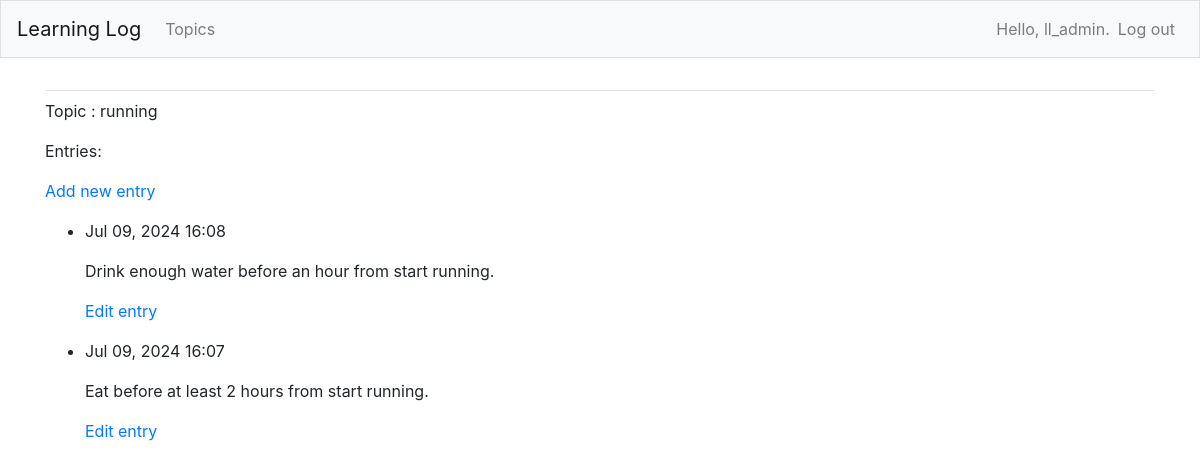
/topics/4/ (signed in), run on an earlier commit of the app's database.
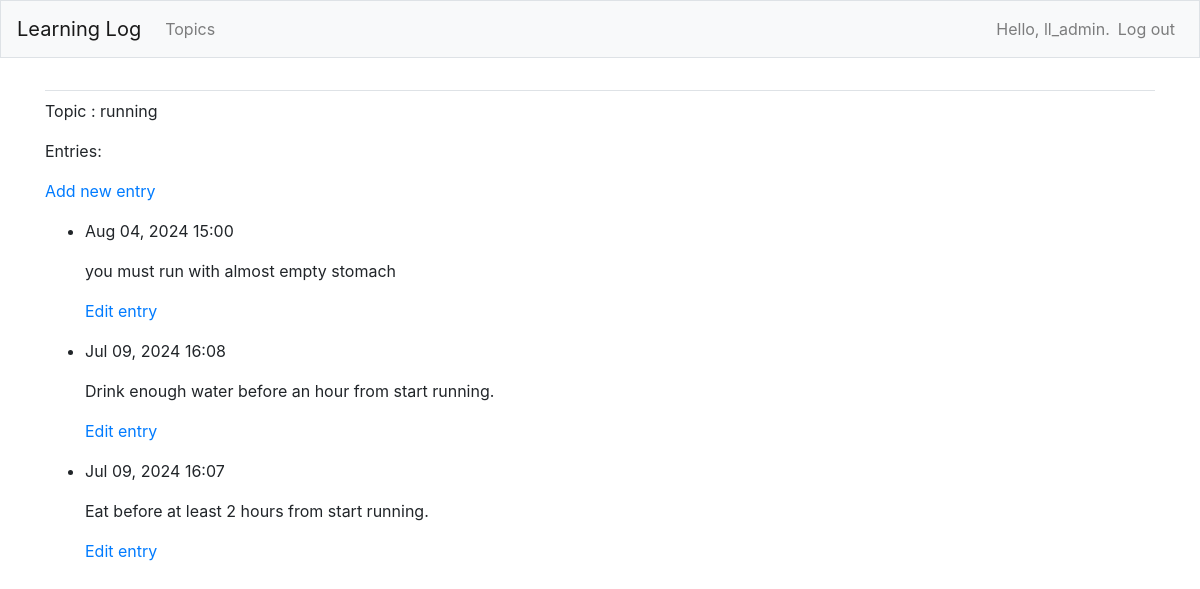
And on a later commit of the database.
### learning_logs/models.py (models this page shows, shortened)
class Topic(models.Model):
    text = models.CharField(max_length=200)
    date_added = models.DateTimeField(auto_now_add=True)
    owner = models.ForeignKey(User, on_delete=models.CASCADE)
    def __str__(self):
        return self.text

class Entry(models.Model):
    topic = models.ForeignKey(Topic, on_delete=models.CASCADE)
    text = models.TextField()
    date_added = models.DateTimeField(auto_now_add=True)
    class Meta:
        verbose_name_plural = 'entries'

### learning_logs/views.py (the view)
# urls.py: path('topics/<int:topic_id>/', views.topic, name='topic'),
@login_required
def topic(request, topic_id):
    topic = Topic.objects.get(id=topic_id)
    if topic.owner != request.user:
        raise Http404
    entries = topic.entry_set.order_by('-date_added')
    context = {'topic': topic, 'entries': entries}
    return render(request, 'learning_logs/topic.html', context)

### learning_logs/templates/learning_logs/topic.html
{% extends "learning_logs/base.html" %}
{% block content %}
  <p>Topic : {{ topic }}</p>
  <p>Entries:</p>
  <p>
    <a href="{% url 'learning_logs:new_entry' topic.id %}">Add new entry</a>
  </p>
  <ul>
      {% for entry in entries %}
        <li>
            <p>{{ entry.date_added|date:'M d, Y H:i' }}</p>
            <p>{{ entry.text|linebreaks }}</p>
            <p>
                <a href="{% url 'learning_logs:edit_entry' entry.id %}">Edit entry</a>
            </p>
        </li>
      {% empty %}
        <li>There are no entries for this topic yet.</li>
      {% endfor %}
  </ul>
{% endblock content %}

### learning_logs/templates/learning_logs/base.html (shortened to what this page needs)
{% load bootstrap4 %}
<!doctype html>
<html lang="en">
<head>
    {% bootstrap_css %}
</head>
<body>
  <nav class="navbar navbar-expand-md navbar-light bg-light mb-4 border">
      <a class="navbar-brand" href="{% url 'learning_logs:index' %}">
          Learning Log
      </a>
      <div class="collapse navbar-collapse" id="navbarCollapse">
          <ul class="navbar-nav mr-auto">
              <li class="nav-item">
                  <a class="nav-link" href="{% url 'learning_logs:topics' %}">
                      Topics
                  </a>
              </li>
          </ul>
          <ul class="navbar-nav ml-auto">
              {% if user.is_authenticated %}
                <li class="nav-item">
                    <span class="navbar-text">Hello, {{ user.username }}.</span>
                </li>
                <li class="nav-item">
                    <a class="nav-link" href="{% url 'users:logout' %}">Log out</a>
                </li>
              {% endif %}
          </ul>
      </div>
  </nav>
  <main role="main" class="container">
      <div class="pb-2 mb-2 border-bottom">
      </div>
      <div>
          {% block content %}{% endblock content %}
      </div>
  </main>
</body>
</html>

What changed in the data, as far as the page shows it:
added Entry: date_added "Aug 04, 2024 15:00", text "you must run with almost empty stomach"
